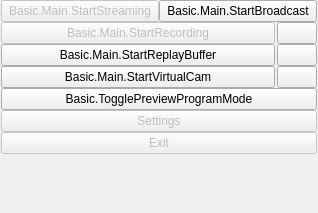
<?xml version="1.0" encoding="UTF-8"?>
<ui version="4.0">
 <class>OBSBasicControls</class>
 <widget class="QWidget" name="OBSBasicControls">
  <property name="geometry">
   <rect>
    <x>0</x>
    <y>0</y>
    <width>318</width>
    <height>213</height>
   </rect>
  </property>
  <layout class="QVBoxLayout" name="verticalLayout_9">
   <property name="spacing">
    <number>0</number>
   </property>
   <property name="leftMargin">
    <number>1</number>
   </property>
   <property name="topMargin">
    <number>0</number>
   </property>
   <property name="rightMargin">
    <number>1</number>
   </property>
   <property name="bottomMargin">
    <number>1</number>
   </property>
   <item>
    <widget class="QFrame" name="controlsFrame">
     <layout class="QVBoxLayout" name="buttonsVLayout">
      <property name="spacing">
       <number>0</number>
      </property>
      <property name="leftMargin">
       <number>0</number>
      </property>
      <property name="topMargin">
       <number>0</number>
      </property>
      <property name="rightMargin">
       <number>0</number>
      </property>
      <property name="bottomMargin">
       <number>0</number>
      </property>
      <item>
       <layout class="QHBoxLayout" name="horizontalLayout_7">
        <item>
         <widget class="NonCheckableButton" name="streamButton">
          <property name="enabled">
           <bool>false</bool>
          </property>
          <property name="sizePolicy">
           <sizepolicy hsizetype="Ignored" vsizetype="Fixed">
            <horstretch>0</horstretch>
            <verstretch>0</verstretch>
           </sizepolicy>
          </property>
          <property name="minimumSize">
           <size>
            <width>150</width>
            <height>0</height>
           </size>
          </property>
          <property name="text">
           <string>Basic.Main.StartStreaming</string>
          </property>
          <property name="checkable">
           <bool>true</bool>
          </property>
         </widget>
        </item>
        <item>
         <widget class="NonCheckableButton" name="broadcastButton">
          <property name="enabled">
           <bool>true</bool>
          </property>
          <property name="sizePolicy">
           <sizepolicy hsizetype="Ignored" vsizetype="Fixed">
            <horstretch>0</horstretch>
            <verstretch>0</verstretch>
           </sizepolicy>
          </property>
          <property name="minimumSize">
           <size>
            <width>150</width>
            <height>0</height>
           </size>
          </property>
          <property name="text">
           <string>Basic.Main.StartBroadcast</string>
          </property>
          <property name="checkable">
           <bool>true</bool>
          </property>
         </widget>
        </item>
       </layout>
      </item>
      <item>
       <layout class="QHBoxLayout" name="recordingLayout">
        <property name="spacing">
         <number>2</number>
        </property>
        <property name="leftMargin">
         <number>0</number>
        </property>
        <property name="topMargin">
         <number>0</number>
        </property>
        <property name="rightMargin">
         <number>0</number>
        </property>
        <property name="bottomMargin">
         <number>0</number>
        </property>
        <item>
         <widget class="NonCheckableButton" name="recordButton">
          <property name="enabled">
           <bool>false</bool>
          </property>
          <property name="sizePolicy">
           <sizepolicy hsizetype="MinimumExpanding" vsizetype="Fixed">
            <horstretch>0</horstretch>
            <verstretch>0</verstretch>
           </sizepolicy>
          </property>
          <property name="minimumSize">
           <size>
            <width>0</width>
            <height>0</height>
           </size>
          </property>
          <property name="text">
           <string>Basic.Main.StartRecording</string>
          </property>
          <property name="checkable">
           <bool>true</bool>
          </property>
         </widget>
        </item>
        <item>
         <widget class="QPushButton" name="pauseRecordButton">
          <property name="enabled">
           <bool>true</bool>
          </property>
          <property name="minimumSize">
           <size>
            <width>0</width>
            <height>0</height>
           </size>
          </property>
          <property name="toolTip">
           <string>Basic.Main.PauseRecording</string>
          </property>
          <property name="accessibleName">
           <string>Basic.Main.PauseRecording</string>
          </property>
          <property name="icon">
           <iconset resource="obs.qrc">
            <normaloff>:/res/images/media-pause.svg</normaloff>:/res/images/media-pause.svg</iconset>
          </property>
          <property name="checkable">
           <bool>true</bool>
          </property>
          <property name="themeID" stdset="0">
           <string>pauseIconSmall</string>
          </property>
         </widget>
        </item>
       </layout>
      </item>
      <item>
       <layout class="QHBoxLayout" name="replayBufferLayout">
        <property name="spacing">
         <number>2</number>
        </property>
        <property name="leftMargin">
         <number>0</number>
        </property>
        <property name="topMargin">
         <number>0</number>
        </property>
        <property name="rightMargin">
         <number>0</number>
        </property>
        <property name="bottomMargin">
         <number>0</number>
        </property>
        <item>
         <widget class="NonCheckableButton" name="replayBufferButton">
          <property name="enabled">
           <bool>true</bool>
          </property>
          <property name="sizePolicy">
           <sizepolicy hsizetype="MinimumExpanding" vsizetype="Fixed">
            <horstretch>0</horstretch>
            <verstretch>0</verstretch>
           </sizepolicy>
          </property>
          <property name="minimumSize">
           <size>
            <width>0</width>
            <height>0</height>
           </size>
          </property>
          <property name="text">
           <string>Basic.Main.StartReplayBuffer</string>
          </property>
          <property name="checkable">
           <bool>true</bool>
          </property>
         </widget>
        </item>
        <item>
         <widget class="QPushButton" name="saveReplayButton">
          <property name="enabled">
           <bool>true</bool>
          </property>
          <property name="minimumSize">
           <size>
            <width>0</width>
            <height>0</height>
           </size>
          </property>
          <property name="toolTip">
           <string>Basic.Main.SaveReplay</string>
          </property>
          <property name="accessibleName">
           <string>Basic.Main.SaveReplay</string>
          </property>
          <property name="icon">
           <iconset resource="obs.qrc">
            <normaloff>:/res/images/save.svg</normaloff>:/res/images/save.svg</iconset>
          </property>
          <property name="themeID" stdset="0">
           <string>replayIconSmall</string>
          </property>
         </widget>
        </item>
       </layout>
      </item>
      <item>
       <layout class="QHBoxLayout" name="virtualCamLayout">
        <property name="spacing">
         <number>2</number>
        </property>
        <property name="leftMargin">
         <number>0</number>
        </property>
        <property name="topMargin">
         <number>0</number>
        </property>
        <property name="rightMargin">
         <number>0</number>
        </property>
        <property name="bottomMargin">
         <number>0</number>
        </property>
        <item>
         <widget class="NonCheckableButton" name="virtualCamButton">
          <property name="enabled">
           <bool>true</bool>
          </property>
          <property name="sizePolicy">
           <sizepolicy hsizetype="MinimumExpanding" vsizetype="Fixed">
            <horstretch>0</horstretch>
            <verstretch>0</verstretch>
           </sizepolicy>
          </property>
          <property name="minimumSize">
           <size>
            <width>0</width>
            <height>0</height>
           </size>
          </property>
          <property name="text">
           <string>Basic.Main.StartVirtualCam</string>
          </property>
          <property name="checkable">
           <bool>true</bool>
          </property>
         </widget>
        </item>
        <item>
         <widget class="QPushButton" name="virtualCamConfigButton">
          <property name="enabled">
           <bool>true</bool>
          </property>
          <property name="minimumSize">
           <size>
            <width>0</width>
            <height>0</height>
           </size>
          </property>
          <property name="toolTip">
           <string>Basic.Main.VirtualCamConfig</string>
          </property>
          <property name="accessibleName">
           <string>Basic.Main.VirtualCamConfig</string>
          </property>
          <property name="icon">
           <iconset resource="obs.qrc">
            <normaloff>:/settings/images/settings/general.svg</normaloff>:/settings/images/settings/general.svg</iconset>
          </property>
          <property name="themeID" stdset="0">
           <string>configIconSmall</string>
          </property>
         </widget>
        </item>
       </layout>
      </item>
      <item>
       <widget class="NonCheckableButton" name="modeSwitch">
        <property name="sizePolicy">
         <sizepolicy hsizetype="Ignored" vsizetype="Fixed">
          <horstretch>0</horstretch>
          <verstretch>0</verstretch>
         </sizepolicy>
        </property>
        <property name="minimumSize">
         <size>
          <width>150</width>
          <height>0</height>
         </size>
        </property>
        <property name="text">
         <string>Basic.TogglePreviewProgramMode</string>
        </property>
        <property name="checkable">
         <bool>true</bool>
        </property>
       </widget>
      </item>
      <item>
       <widget class="QPushButton" name="settingsButton">
        <property name="enabled">
         <bool>false</bool>
        </property>
        <property name="sizePolicy">
         <sizepolicy hsizetype="Ignored" vsizetype="Fixed">
          <horstretch>0</horstretch>
          <verstretch>0</verstretch>
         </sizepolicy>
        </property>
        <property name="minimumSize">
         <size>
          <width>150</width>
          <height>0</height>
         </size>
        </property>
        <property name="text">
         <string>Settings</string>
        </property>
       </widget>
      </item>
      <item>
       <widget class="QPushButton" name="exitButton">
        <property name="enabled">
         <bool>false</bool>
        </property>
        <property name="sizePolicy">
         <sizepolicy hsizetype="Ignored" vsizetype="Fixed">
          <horstretch>0</horstretch>
          <verstretch>0</verstretch>
         </sizepolicy>
        </property>
        <property name="minimumSize">
         <size>
          <width>150</width>
          <height>0</height>
         </size>
        </property>
        <property name="text">
         <string>Exit</string>
        </property>
       </widget>
      </item>
      <item>
       <spacer name="expVSpacer">
        <property name="orientation">
         <enum>Qt::Vertical</enum>
        </property>
        <property name="sizeHint" stdset="0">
         <size>
          <width>0</width>
          <height>0</height>
         </size>
        </property>
       </spacer>
      </item>
     </layout>
    </widget>
   </item>
  </layout>
 </widget>
 <customwidgets>
  <customwidget>
   <class>NonCheckableButton</class>
   <extends>QPushButton</extends>
   <header>noncheckable-button.hpp</header>
  </customwidget>
 </customwidgets>
 <resources>
  <include location="obs.qrc"/>
 </resources>
 <connections/>
</ui>
